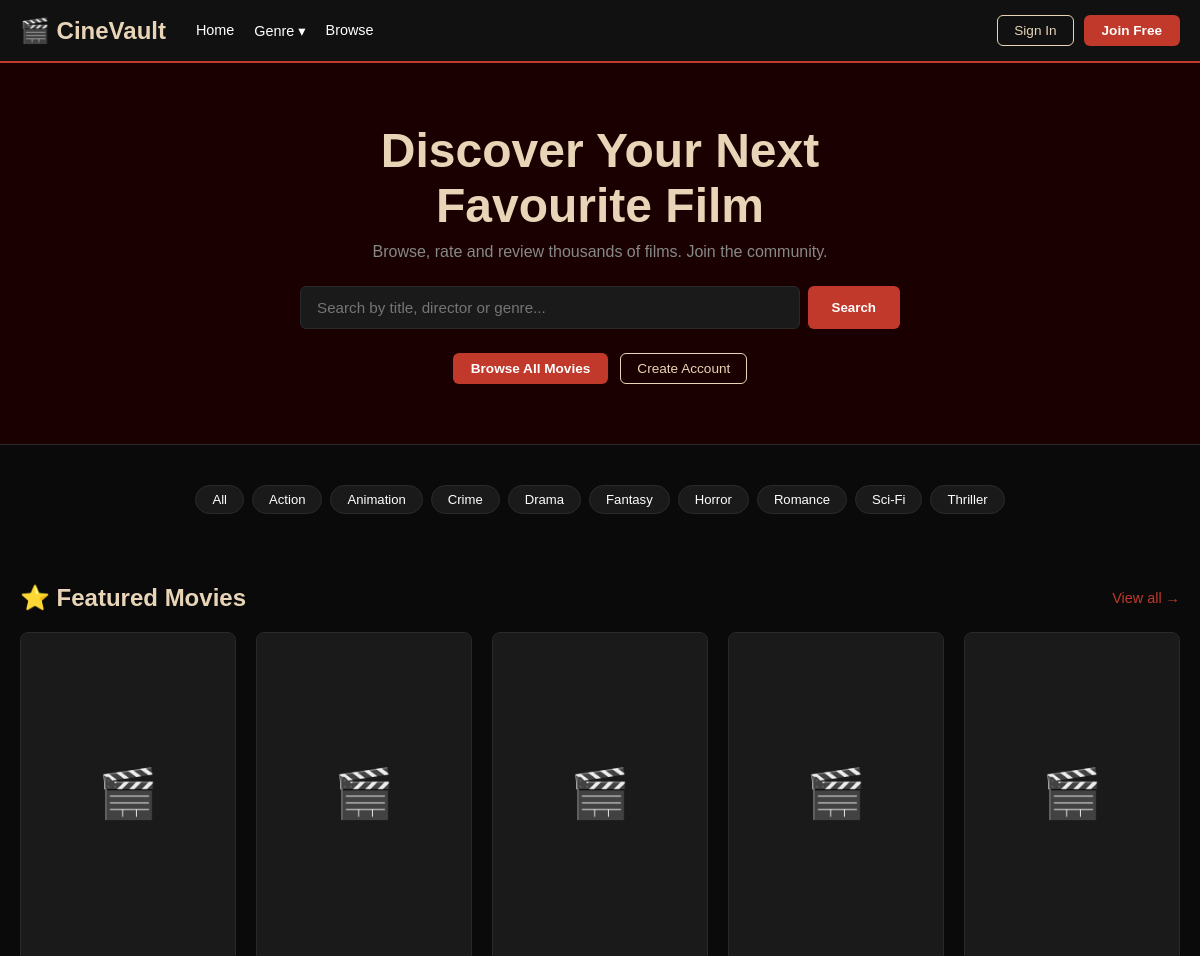
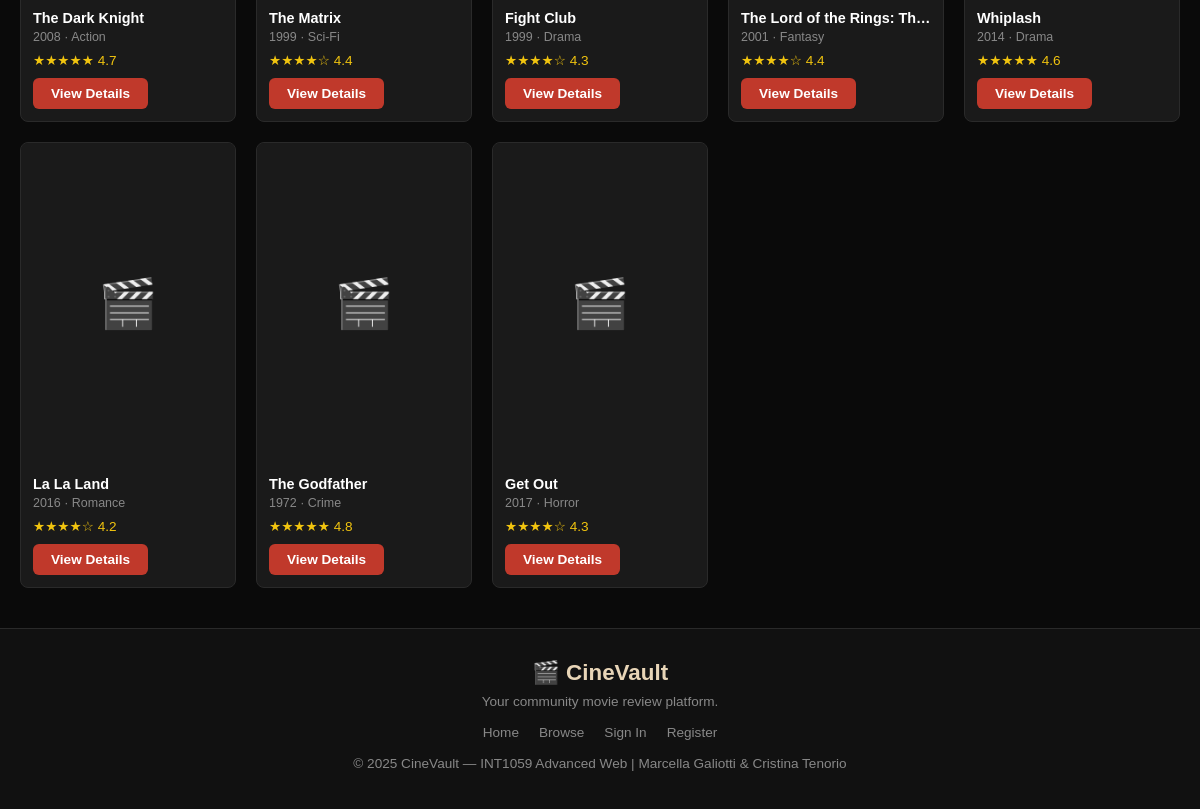
The page / on the database its author committed (2 pictures, top to bottom).
### tables this page shows
CREATE TABLE movies (
    id INT AUTO_INCREMENT PRIMARY KEY,
    title VARCHAR(150) NOT NULL,
    year INT,
    genre VARCHAR(100),
    director VARCHAR(100),
    cast_members VARCHAR(255),
    description TEXT,
    poster_url VARCHAR(500),
    duration_min INT,
    rating_avg DECIMAL(3,1) DEFAULT 0,
    created_at TIMESTAMP DEFAULT CURRENT_TIMESTAMP
);

### index.php (the view, shortened to what this page needs)
<?php
require_once 'includes/db.php';
$root = '';
$featured = mysqli_query($conn, "SELECT * FROM movies ORDER BY RAND() LIMIT 8");
?>
<?php include 'includes/header.php'; ?>
<section class="hero">
    <h1>Discover Your Next<br>Favourite Film</h1>
    <p>Browse, rate and review thousands of films. Join the community.</p>
    <form class="search-bar-wrap" action="pages/search.php" method="GET" style="max-width:600px;margin:0 auto 24px;">
        <input type="text" name="q" placeholder="Search by title, director or genre..." value="<?= htmlspecialchars($_GET['q'] ?? '') ?>">
        <button type="submit">Search</button>
    </form>
    <div class="hero-btns">
        <a href="pages/search.php" class="btn-primary">Browse All Movies</a>
        <?php if (!isset($_SESSION['user_id'])): ?>
            <a href="pages/register.php" class="btn-outline">Create Account</a>
        <?php endif; ?>
    </div>
</section>
<div class="section" style="padding-bottom:0;">
    <div class="genre-pills">
        <a href="pages/search.php" class="genre-pill">All</a>
        <?php foreach ($genres as $g): ?>
            <a href="pages/search.php?genre=<?= urlencode($g) ?>" class="genre-pill"><?= $g ?></a>
        <?php endforeach; ?>
    </div>
</div>
<div class="section">
    <div class="section-header">
        <h2>⭐ Featured Movies</h2>
        <a href="pages/search.php">View all →</a>
    </div>
    <div class="movies-grid">
        <?php while ($movie = mysqli_fetch_assoc($featured)): ?>
            <div class="movie-card">
                <?php if ($movie['poster_url']): ?>
                    <div style="display:none;width:100%;aspect-ratio:2/3;background:#1a1a1a;align-items:center;justify-content:center;font-size:3rem;">🎬</div>
                <?php else: ?>
                    <div style="width:100%;aspect-ratio:2/3;background:#1a1a1a;display:flex;align-items:center;justify-content:center;font-size:3rem;">🎬</div>
                <?php endif; ?>
                <div class="movie-card-body">
                    <div class="movie-card-title"><?= htmlspecialchars($movie['title']) ?></div>
                    <div class="movie-card-meta"><?= $movie['year'] ?> · <?= htmlspecialchars($movie['genre']) ?></div>
                    <div class="movie-card-rating">
                        <?php
                        $r = round($movie['rating_avg']);
                        echo str_repeat('★', $r) . str_repeat('☆', 5 - $r);
                        echo ' ' . number_format($movie['rating_avg'], 1);
                        ?>
                    </div>
                    <a href="pages/movie.php?id=<?= $movie['id'] ?>" class="btn-primary">View Details</a>
                </div>
            </div>
        <?php endwhile; ?>
    </div>
</div>
<?php include 'includes/footer.php'; ?>

### includes/header.php (shortened to what this page needs)
<?php
$current_page = basename($_SERVER['PHP_SELF']);
?>
<!DOCTYPE html>
<html lang="en">
<head>
    <link rel="stylesheet" href="<?= $root ?? '' ?>css/style.css">
</head>
<body>
<nav class="navbar">
    <div class="nav-container">
        <a href="<?= $root ?? '' ?>index.php" class="nav-logo">🎬 CineVault</a>
        <div class="nav-links">
            <a href="<?= $root ?? '' ?>index.php" class="<?= $current_page === 'index.php' ? 'active' : '' ?>">Home</a>
            <div class="dropdown">
                <a href="#">Genre ▾</a>
                    <?php
                    $genres = ['Action','Animation','Crime','Drama','Fantasy','Horror','Romance','Sci-Fi','Thriller'];
                    ?>
            </div>
            <a href="<?= $root ?? '' ?>pages/search.php">Browse</a>
        </div>
        <div class="nav-auth">
            <?php if (isset($_SESSION['user_id'])): ?>
                <span class="nav-user">👤 <?= htmlspecialchars($_SESSION['username']) ?></span>
                <a href="<?= $root ?? '' ?>pages/account.php" class="btn-outline">My Account</a>
                <a href="<?= $root ?? '' ?>pages/logout.php" class="btn-outline">Logout</a>
            <?php else: ?>
                <a href="<?= $root ?? '' ?>pages/login.php" class="btn-outline">Sign In</a>
                <a href="<?= $root ?? '' ?>pages/register.php" class="btn-primary">Join Free</a>
            <?php endif; ?>
        </div>
    </div>
</nav>

### includes/footer.php (shortened to what this page needs)
<footer class="footer">
    <div class="footer-container">
        <div class="footer-brand">
            <span class="footer-logo">🎬 CineVault</span>
            <p>Your community movie review platform.</p>
        </div>
        <div class="footer-links">
            <a href="<?= $root ?? '' ?>index.php">Home</a>
            <a href="<?= $root ?? '' ?>pages/search.php">Browse</a>
            <?php if (isset($_SESSION['user_id'])): ?>
                <a href="<?= $root ?? '' ?>pages/account.php">My Account</a>
                <a href="<?= $root ?? '' ?>pages/favourites.php">Favourites</a>
            <?php else: ?>
                <a href="<?= $root ?? '' ?>pages/login.php">Sign In</a>
                <a href="<?= $root ?? '' ?>pages/register.php">Register</a>
            <?php endif; ?>
        </div>
        <p class="footer-copy">© 2025 CineVault — INT1059 Advanced Web | Marcella Galiotti & Cristina Tenorio</p>
    </div>
</footer>
</body>
</html>

### css/style.css (style rules this page uses)
* { margin: 0; padding: 0; box-sizing: border-box; }
:root { --preto: #0a0a0a; --vermelho: #c0392b; --bege: #e8d5b7; --branco: #ffffff; --cinza: #888888; --card: #1a1a1a; --borda: #2a2a2a; }
body { font-family: Arial, sans-serif; background-color: var(--preto); color: var(--branco); min-height: 100vh; }
a { text-decoration: none; color: inherit; }
.navbar { background-color: #111111; border-bottom: 2px solid var(--vermelho); padding: 15px 20px; }
.nav-container { max-width: 1200px; margin: 0 auto; display: flex; align-items: center; gap: 30px; }
.nav-logo { font-size: 1.5rem; font-weight: bold; color: var(--bege); }
.nav-links { display: flex; gap: 20px; flex: 1; }
.nav-links a { color: var(--branco); font-size: 0.9rem; }
.dropdown { position: relative; }
.nav-auth { display: flex; gap: 10px; margin-left: auto; }
.btn-primary { background-color: var(--vermelho); color: var(--branco); padding: 8px 18px; border-radius: 6px; border: none; cursor: pointer; font-size: 0.85rem; font-weight: bold; display: inline-block; }
.btn-outline { border: 1px solid var(--bege); color: var(--bege); padding: 7px 16px; border-radius: 6px; font-size: 0.85rem; display: inline-block; }
.hero { background-color: #1a0000; padding: 60px 20px; text-align: center; border-bottom: 1px solid var(--borda); }
.hero h1 { font-size: 3rem; color: var(--bege); margin-bottom: 10px; }
.hero p { color: var(--cinza); margin-bottom: 25px; }
.hero-btns { display: flex; gap: 12px; justify-content: center; }
.search-bar-wrap { max-width: 600px; margin: 0 auto 25px; display: flex; gap: 8px; }
.search-bar-wrap input { flex: 1; padding: 12px 16px; background-color: var(--card); border: 1px solid var(--borda); border-radius: 6px; color: var(--branco); font-size: 0.95rem; }
.search-bar-wrap button { background-color: var(--vermelho); color: var(--branco); border: none; padding: 12px 24px; border-radius: 6px; font-weight: bold; cursor: pointer; }
.genre-pills { display: flex; flex-wrap: wrap; gap: 8px; justify-content: center; margin-bottom: 30px; }
.genre-pill { padding: 6px 16px; border-radius: 20px; border: 1px solid var(--borda); background-color: var(--card); color: var(--branco); font-size: 0.82rem; cursor: pointer; }
.section { max-width: 1200px; margin: 0 auto; padding: 40px 20px; }
.section-header { display: flex; justify-content: space-between; align-items: center; margin-bottom: 20px; }
.section-header h2 { font-size: 1.5rem; color: var(--bege); }
.section-header a { color: var(--vermelho); font-size: 0.9rem; }
.movies-grid { display: grid; grid-template-columns: repeat(auto-fill, minmax(200px, 1fr)); gap: 20px; }
.movie-card { background-color: var(--card); border-radius: 8px; overflow: hidden; border: 1px solid var(--borda); }
.movie-card-body { padding: 12px; }
.movie-card-title { font-size: 0.9rem; font-weight: bold; margin-bottom: 4px; white-space: nowrap; overflow: hidden; text-overflow: ellipsis; }
.movie-card-meta { font-size: 0.78rem; color: var(--cinza); margin-bottom: 8px; }
.movie-card-rating { color: #f1c40f; font-size: 0.85rem; margin-bottom: 10px; }
.footer { background-color: #111111; border-top: 1px solid var(--borda); margin-top: auto; }
.footer-container { max-width: 1200px; margin: 0 auto; padding: 30px 20px; text-align: center; }
.footer-logo { font-size: 1.4rem; font-weight: bold; color: var(--bege); }
.footer-container p { color: var(--cinza); font-size: 0.85rem; margin: 8px 0; }
.footer-links { display: flex; gap: 20px; justify-content: center; margin: 16px 0; }
.footer-links a { color: var(--cinza); font-size: 0.85rem; }

### rows shown on the page
movies: title "The Dark Knight", year "2008", genre "Action", rating_avg "★★★★★", rating_avg "4.7"
movies: title "The Matrix", year "1999", genre "Sci-Fi", rating_avg "★★★★", rating_avg "☆", rating_avg "4.4"
movies: title "Fight Club", year "1999", genre "Drama", rating_avg "★★★★", rating_avg "☆", rating_avg "4.3"
movies: title "The Lord of the Rings: Th…", year "2001", genre "Fantasy", rating_avg "★★★★", rating_avg "☆", rating_avg "4.4"
movies: title "Whiplash", year "2014", genre "Drama", rating_avg "★★★★★", rating_avg "4.6"
movies: title "La La Land", year "2016", genre "Romance", rating_avg "★★★★", rating_avg "☆", rating_avg "4.2"
movies: title "The Godfather", year "1972", genre "Crime", rating_avg "★★★★★", rating_avg "4.8"
movies: title "Get Out", year "2017", genre "Horror", rating_avg "★★★★", rating_avg "☆", rating_avg "4.3"

### other values the page prints
$g "Action"
$g "Animation"
$g "Crime"
$g "Drama"
$g "Fantasy"
$g "Horror"
$g "Romance"
$g "Sci-Fi"
$g "Thriller"
